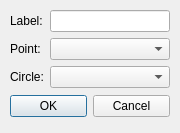
<?xml version="1.0" encoding="UTF-8"?>
<ui version="4.0">
 <class>AddLineSecondTangent</class>
 <widget class="QDialog" name="AddLineSecondTangent">
  <property name="geometry">
   <rect>
    <x>0</x>
    <y>0</y>
    <width>180</width>
    <height>133</height>
   </rect>
  </property>
  <property name="windowTitle">
   <string>Dialog</string>
  </property>
  <widget class="QDialogButtonBox" name="buttonBox">
   <property name="geometry">
    <rect>
     <x>10</x>
     <y>90</y>
     <width>160</width>
     <height>32</height>
    </rect>
   </property>
   <property name="orientation">
    <enum>Qt::Horizontal</enum>
   </property>
   <property name="standardButtons">
    <set>QDialogButtonBox::Cancel|QDialogButtonBox::Ok</set>
   </property>
  </widget>
  <widget class="QWidget" name="formLayoutWidget">
   <property name="geometry">
    <rect>
     <x>10</x>
     <y>10</y>
     <width>160</width>
     <height>80</height>
    </rect>
   </property>
   <layout class="QFormLayout" name="formLayout">
    <item row="0" column="0">
     <widget class="QLabel" name="labelLabel">
      <property name="text">
       <string>Label:</string>
      </property>
     </widget>
    </item>
    <item row="0" column="1">
     <widget class="QLineEdit" name="labelLineEdit"/>
    </item>
    <item row="1" column="0">
     <widget class="QLabel" name="pointLabel">
      <property name="text">
       <string>Point:</string>
      </property>
     </widget>
    </item>
    <item row="1" column="1">
     <widget class="QComboBox" name="pointComboBox"/>
    </item>
    <item row="2" column="0">
     <widget class="QLabel" name="circleLabel">
      <property name="text">
       <string>Circle:</string>
      </property>
     </widget>
    </item>
    <item row="2" column="1">
     <widget class="QComboBox" name="circleComboBox"/>
    </item>
   </layout>
  </widget>
 </widget>
 <resources/>
 <connections>
  <connection>
   <sender>buttonBox</sender>
   <signal>accepted()</signal>
   <receiver>AddLineSecondTangent</receiver>
   <slot>accept()</slot>
   <hints>
    <hint type="sourcelabel">
     <x>248</x>
     <y>254</y>
    </hint>
    <hint type="destinationlabel">
     <x>157</x>
     <y>274</y>
    </hint>
   </hints>
  </connection>
  <connection>
   <sender>buttonBox</sender>
   <signal>rejected()</signal>
   <receiver>AddLineSecondTangent</receiver>
   <slot>reject()</slot>
   <hints>
    <hint type="sourcelabel">
     <x>316</x>
     <y>260</y>
    </hint>
    <hint type="destinationlabel">
     <x>286</x>
     <y>274</y>
    </hint>
   </hints>
  </connection>
 </connections>
</ui>
